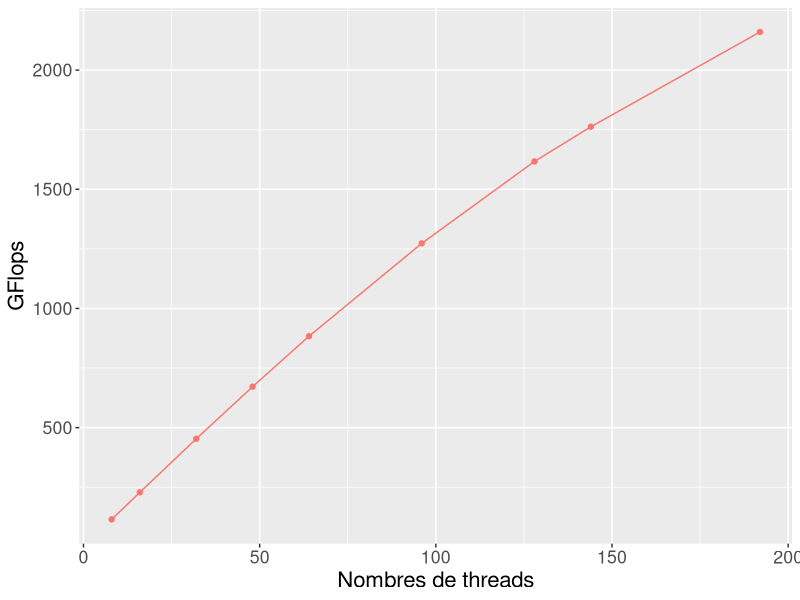

This chart was generated by the following R code:
library(ggplot2)
library(plyr)

framecholesky = read.table("./all_data.dat", header=TRUE)
framecholesky = subset(framecholesky, size == 32768 & program == "dpotrf_taskdep" & runtime == "libgomp")

pd = position_dodge(width=.1)



pdf("graph_evolution_cholesky_32768_512.pdf", width = 10, height=4)


myplot = ggplot(framecholesky, aes(x=threads, y = gflops))
#myplot = myplot + geom_bar(stat="identity", position=position_dodge())
myplot = myplot + geom_point(aes(colour=program))
myplot = myplot + geom_line(aes(colour=program))
#myplot = myplot + expand_limits(y=0)
#myplot = myplot + facet_wrap(~Name, ncol=2)
#myplot = myplot + theme(legend.position="right", legend.title=element_text(size=14), legend.text=element_text(size=13), axis.text=element_text(size=12))
#myplot = myplot + ggtitle("Évolution des performances de Cholesky (taille 8192, blocs 224)")
myplot = myplot + ylab("GFlops")
myplot = myplot + xlab("Nombres de threads")
myplot = myplot + theme(legend.position="none", text=element_text(size=16))
#myplot = myplot + scale_fill_discrete(name="", labels=c("sRand\npLoc", "sRandNuma\npLocNum", "sNumaProc\npNumaWLoc", "sProc\npNumaWLoc"))
#myplot = myplot + scale_x_discrete(name="Data distribution")
#myplot = myplot + geom_hline(aes(yintercept=framsumnumactl_gcc$GFlops), linetype="dashed")
#myplot = myplot + geom_text(aes(3.2, framsumnumactl_gcc$GFlops, label="GCC init-seq\n+ Numactl"), vjust=0.5, hjust=1.05, size=4.5, family="Courier")
#myplot = myplot + geom_hline(aes(yintercept=framsumbasegcc_para$GFlops))
#myplot = myplot + geom_text(aes(3.2, framsumbasegcc_para$GFlops, label="GCC init-para"), vjust=-0.6, hjust=1.05, size=4.5, family="Courier")
#myplot = myplot + geom_hline(aes(yintercept=framsumbasegcc$GFlops), linetype="twodash")
#myplot = myplot + geom_text(aes(3.2, framsumbasegcc$GFlops, label="GCC init-seq"), vjust=1.5, hjust=1.05, size=4.5, family="Courier")
#myplot = myplot + scale_color_grey()
#myplot = myplot + guides(fill=guide_legend(nrow=4, byrow=TRUE, keyheight=3), color=FALSE)


print(myplot)
dev.off()
quit()

